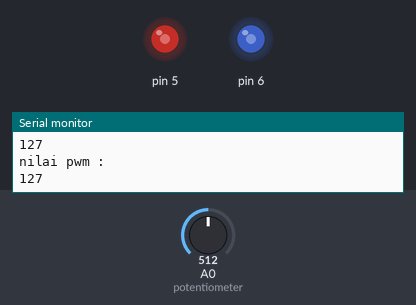
Simulated run of this sketch. Board: Arduino Uno, built with avr-gcc and run on an emulated ATmega328P. On the bench: output pins drawn as LEDs (lit = HIGH), the last lines printed to the serial monitor. The inputs (shaded band) are chosen by the test bench; at power-on: A0 (potentiometer) = 512.

Above: at 1.2 s.
1.3 s: A0 (potentiometer) set to 419
At 2.0 s:
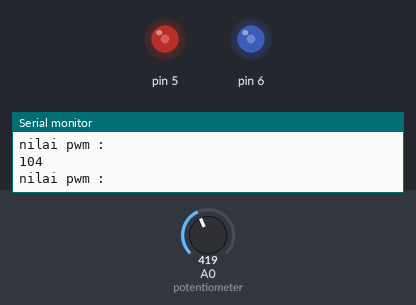
2.8 s: A0 (potentiometer) set to 392
At 3.4 s:
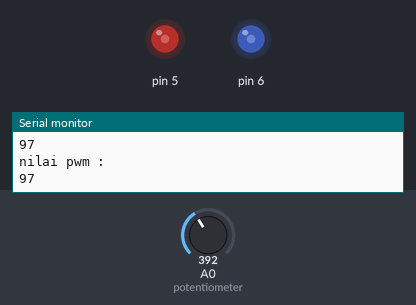
5.8 s: A0 (potentiometer) set to 716
At 6.7 s:
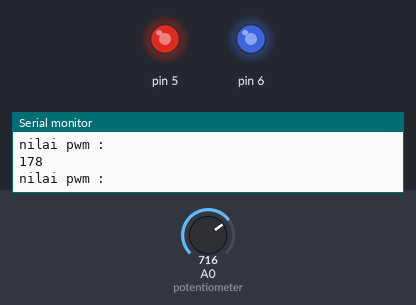
7.3 s: A0 (potentiometer) set to 122
At 8.0 s:
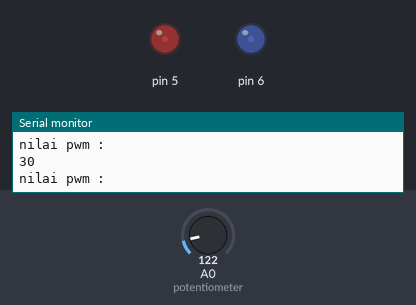
8.8 s: A0 (potentiometer) set to 45
At 9.1 s:
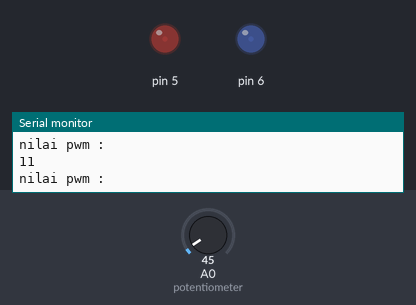
10.3 s: A0 (potentiometer) set to 36
At 11.3 s:
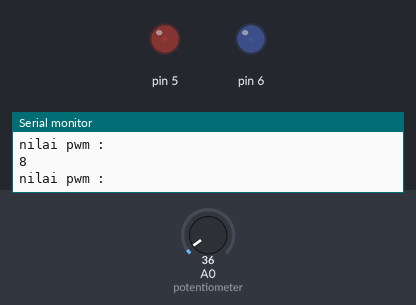
Timing chart, 0 to 12.8 s (numbered marks = the images above; inputs shaded):
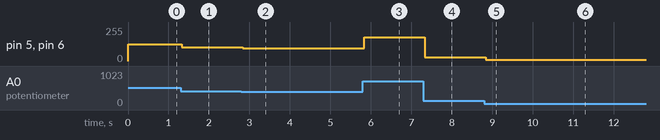

The sketch:

sketch.ino
```cpp
void setup() {
  // put your setup code here, to run once:
 Serial.begin(9600);
 pinMode(5, OUTPUT);
 pinMode(6, OUTPUT);
}

void loop() {
  // put your main code here, to run repeatedly:
 int nilai_output = analogRead(A0);
 int nilai_PWM = map (nilai_output ,0,1023,0,255);
 Serial.println("nilai pwm :  " );
 Serial.print(nilai_PWM);
 Serial.println(" ");
 analogWrite(5, nilai_PWM);
 analogWrite(6, nilai_PWM);
}
```

Measured:
- after the input at 1.3 s, pin 5, pin 6: 127/255 → 104/255 at once
- after the input at 2.8 s, pin 5, pin 6: 104/255 → 97/255 at once
- after the input at 5.8 s, pin 5, pin 6: 97/255 → 178/255 at once
- after the input at 7.3 s, pin 5, pin 6: 178/255 → 30/255 at once
- after the input at 8.8 s, pin 5, pin 6: 30/255 → 11/255 at once
- after the input at 10.3 s, pin 5, pin 6: 11/255 → 8/255 at once
